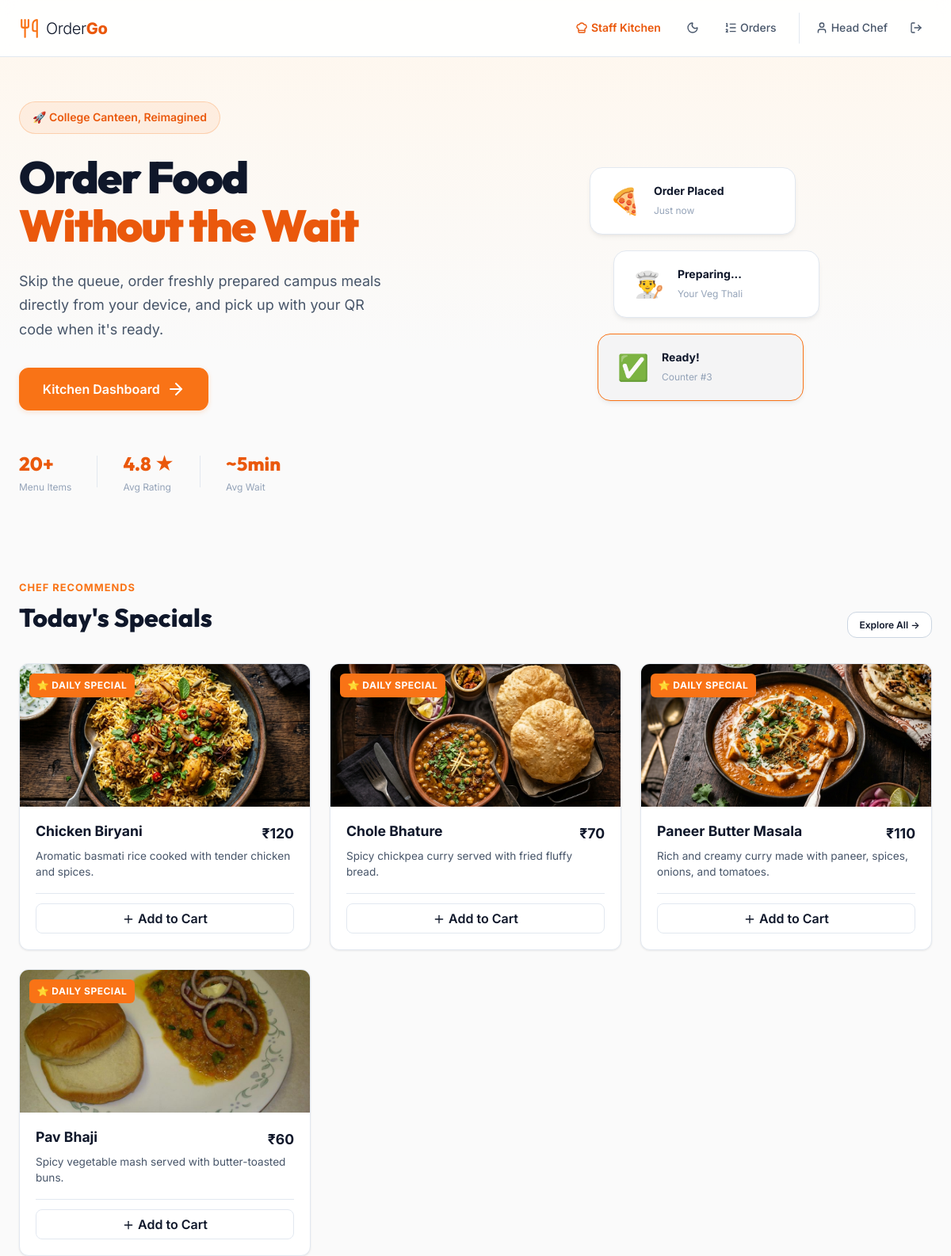
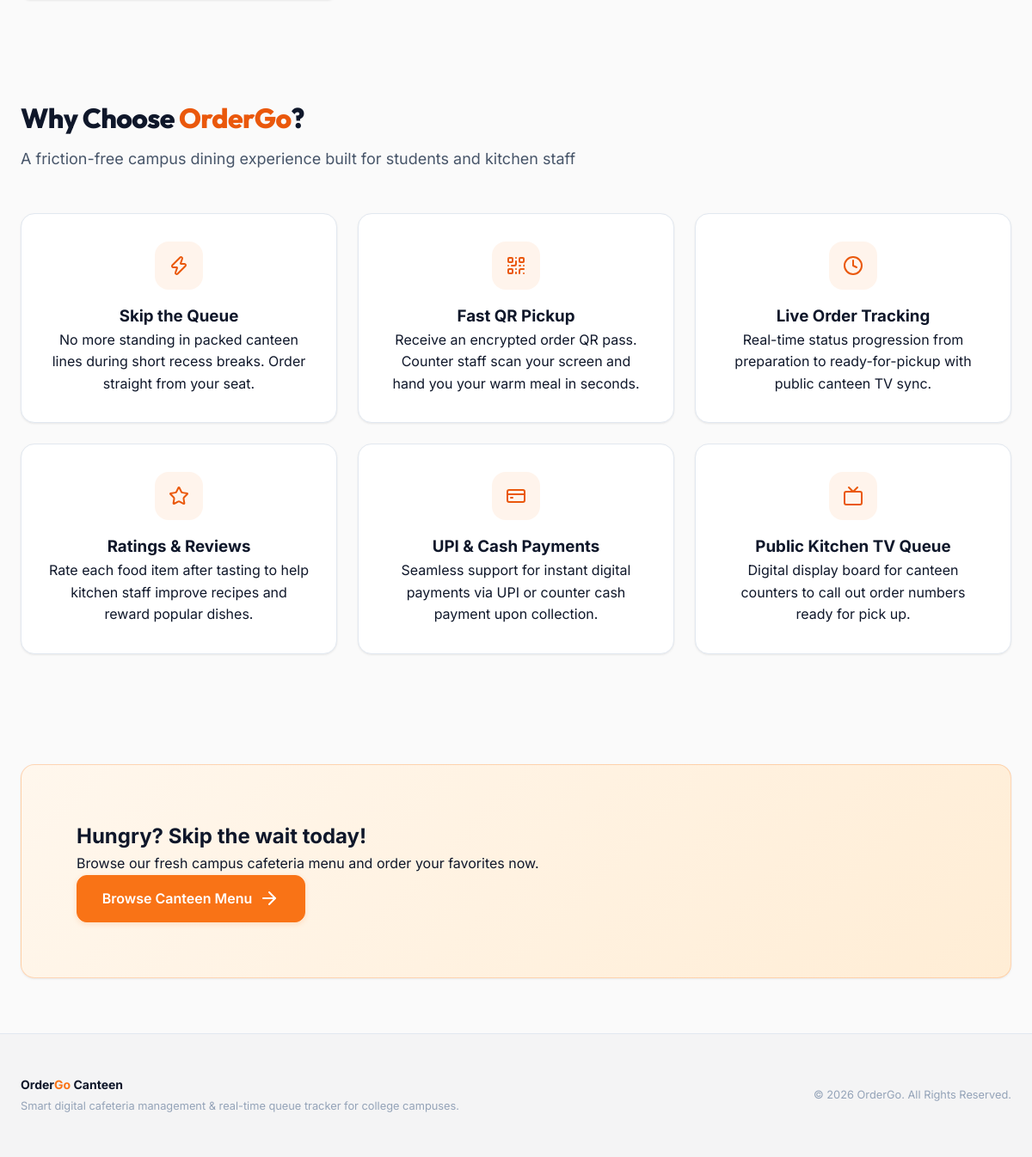
The page / (signed in) on the database its author committed (2 pictures, top to bottom).
### tables this page shows
CREATE TABLE IF NOT EXISTS odg_menu_items (
  item_id INT AUTO_INCREMENT PRIMARY KEY,
  name VARCHAR(255) NOT NULL,
  description TEXT,
  category ENUM('breakfast', 'lunch', 'snacks', 'beverages', 'desserts') NOT NULL,
  price DECIMAL(10, 2) NOT NULL,
  stock INT DEFAULT 50,
  image_url VARCHAR(255),
  is_available BOOLEAN DEFAULT 1,
  is_daily_special BOOLEAN DEFAULT 0,
  created_at DATETIME DEFAULT CURRENT_TIMESTAMP
);

### includes/auth.php (called while the page is built, shortened)
<?php
function is_logged_in(): bool {
    return isset($_SESSION['user']) && !empty($_SESSION['user']['user_id']);
}
function user_role(): ?string {
    return $_SESSION['user']['role'] ?? null;
}

### includes/helpers.php (called while the page is built, shortened)
<?php
function format_price($price): string {
    $val = floatval($price);
    return '₹' . number_format($val, (floor($val) == $val ? 0 : 2));
}
function get_image_url(?string $path): string {
    if (str_starts_with($path, 'assets/') || str_starts_with($path, 'uploads/')) {
        return ROOT_PATH . '/' . $path;
    }
    return ROOT_PATH . '/' . $path;
}

### index.php (the view, shortened to what this page needs)
<?php
require_once __DIR__ . '/includes/helpers.php';
require_once __DIR__ . '/includes/auth.php';
$db = get_db();
$stmt = $db->query("SELECT * FROM odg_menu_items WHERE is_daily_special = 1 AND is_available = 1 LIMIT 4");
$specials = $stmt->fetchAll();
require __DIR__ . '/includes/header.php';
?>
<div class="home-page">
  <section class="hero">
    <div class="container hero-content">
      <div class="hero-text">
        <span class="hero-badge">🚀 College Canteen, Reimagined</span>
        <h1 class="hero-title">
          Order Food <br />
          <span class="hero-gradient">Without the Wait</span>
        </h1>
        <p class="hero-subtitle">
          Skip the queue, order freshly prepared campus meals directly from your device, and pick up with your QR code when it's ready.
        </p>
        <div class="hero-actions">
          <?php if (!is_logged_in()): ?>
            <a href="<?= ROOT_PATH ?>/register.php" class="btn btn-primary btn-lg">
              Get Started <i data-lucide="arrow-right"></i>
            </a>
            <a href="<?= ROOT_PATH ?>/menu.php" class="btn btn-secondary btn-lg">View Menu</a>
          <?php elseif (user_role() === 'admin'): ?>
            <a href="<?= ROOT_PATH ?>/admin/index.php" class="btn btn-primary btn-lg">
              Admin Portal <i data-lucide="arrow-right"></i>
            </a>
          <?php elseif (user_role() === 'staff'): ?>
            <a href="<?= ROOT_PATH ?>/staff/index.php" class="btn btn-primary btn-lg">
              Kitchen Dashboard <i data-lucide="arrow-right"></i>
            </a>
          <?php endif; ?>
        </div>
        <div class="hero-stats">
          <div class="hero-stat">
            <strong>20+</strong>
            <span>Menu Items</span>
          </div>
          <div class="hero-stat">
            <strong>4.8 ★</strong>
            <span>Avg Rating</span>
          </div>
          <div class="hero-stat">
            <strong>~5min</strong>
            <span>Avg Wait</span>
          </div>
        </div>
      </div>
      <div class="hero-visual">
        <div class="hero-card-stack">
          <div class="hero-float-card card-1">
            <span>🍕</span>
            <div><strong>Order Placed</strong><small>Just now</small></div>
          </div>
          <div class="hero-float-card card-2">
            <span>👨‍🍳</span>
            <div><strong>Preparing...</strong><small>Your Veg Thali</small></div>
          </div>
          <div class="hero-float-card card-3">
            <span>✅</span>
            <div><strong>Ready!</strong><small>Counter #3</small></div>
          </div>
        </div>
      </div>
    </div>
  </section>
  <?php if (!empty($specials)): ?>
    <section class="container" style="padding: 3rem 1.5rem;">
      <div style="display: flex; justify-content: space-between; align-items: flex-end; margin-bottom: 2rem;">
        <div>
          <span style="color: var(--accent-primary); font-weight: 700; text-transform: uppercase; font-size: 0.8rem; letter-spacing: 1px;">Chef Recommends</span>
          <h2 style="font-family: var(--font-display); font-size: 2rem; font-weight: 800; color: var(--text-primary);">Today's Specials</h2>
        </div>
        <a href="<?= ROOT_PATH ?>/menu.php" class="btn btn-secondary btn-sm">Explore All &rarr;</a>
      </div>
      <div class="menu-grid">
        <?php foreach ($specials as $item): ?>
          <div class="glass-card menu-card" data-cart-item-id="<?= $item['item_id'] ?>">
            <span class="badge badge-special menu-card-badge">⭐ Daily Special</span>
            <div class="menu-card-image" onclick="window.location.href='menu.php?item=<?= $item['item_id'] ?>'">
              <img src="<?= get_image_url($item['image_url']) ?>" alt="<?= htmlspecialchars($item['name']) ?>" class="menu-card-img" loading="lazy">
            </div>
            <div class="menu-card-content">
              <div class="menu-card-header">
                <h3 class="menu-card-name" onclick="window.location.href='menu.php?item=<?= $item['item_id'] ?>'"><?= htmlspecialchars($item['name']) ?></h3>
                <span class="menu-card-price"><?= format_price($item['price']) ?></span>
              </div>
              <p class="menu-card-desc"><?= htmlspecialchars($item['description']) ?></p>
              <div class="menu-card-actions">
                <?php if (is_logged_in()): ?>
                  <button class="btn-add-cart"
                          onclick="Cart.addItem({item_id: <?= $item['item_id'] ?>, name: '<?= addslashes($item['name']) ?>', price: <?= $item['price'] ?>, image_url: '<?= addslashes(get_image_url($item['image_url'])) ?>'})">
                    <span class="hide-on-mobile"><i data-lucide="plus" style="width:16px;height:16px;vertical-align:middle;"></i> Add to Cart</span>
                  </button>
                <?php endif; ?>
              </div>
            </div>
          </div>
        <?php endforeach; ?>
      </div>
    </section>
  <?php endif; ?>
  <section class="features-section">
    <div class="container">
      <div class="text-center" style="margin-bottom: 3rem;">
        <h2 class="page-title">Why Choose <span class="hero-gradient">OrderGo</span>?</h2>
        <p class="page-subtitle">A friction-free campus dining experience built for students and kitchen staff</p>
      </div>
      <div class="features-grid">
        <div class="glass-card feature-card">
          <div class="feature-icon"><i data-lucide="zap"></i></div>
          <h3>Skip the Queue</h3>
          <p>No more standing in packed canteen lines during short recess breaks. Order straight from your seat.</p>
        </div>
        <div class="glass-card feature-card">
          <div class="feature-icon"><i data-lucide="qr-code"></i></div>
          <h3>Fast QR Pickup</h3>
          <p>Receive an encrypted order QR pass. Counter staff scan your screen and hand you your warm meal in seconds.</p>
        </div>
        <div class="glass-card feature-card">
          <div class="feature-icon"><i data-lucide="clock"></i></div>
          <h3>Live Order Tracking</h3>
          <p>Real-time status progression from preparation to ready-for-pickup with public canteen TV sync.</p>
        </div>
        <div class="glass-card feature-card">
          <div class="feature-icon"><i data-lucide="star"></i></div>
          <h3>Ratings & Reviews</h3>
          <p>Rate each food item after tasting to help kitchen staff improve recipes and reward popular dishes.</p>
        </div>
        <div class="glass-card feature-card">
          <div class="feature-icon"><i data-lucide="credit-card"></i></div>
          <h3>UPI & Cash Payments</h3>
          <p>Seamless support for instant digital payments via UPI or counter cash payment upon collection.</p>
        </div>
        <div class="glass-card feature-card">
          <div class="feature-icon"><i data-lucide="tv"></i></div>
          <h3>Public Kitchen TV Queue</h3>
          <p>Digital display board for canteen counters to call out order numbers ready for pick up.</p>
        </div>
      </div>
    </div>
  </section>
  <section class="cta-section">
    <div class="container text-center">
      <div class="glass-card cta-card">
        <h2>Hungry? Skip the wait today!</h2>
        <p>Browse our fresh campus cafeteria menu and order your favorites now.</p>
        <a href="<?= ROOT_PATH ?>/menu.php" class="btn btn-primary btn-lg">
          Browse Canteen Menu <i data-lucide="arrow-right"></i>
        </a>
      </div>
    </div>
  </section>
</div>
<?php require __DIR__ . '/includes/footer.php'; ?>

### assets/css/main.css (style rules this page uses)
:root { --bg-primary: #FAFAFA; --bg-secondary: #F4F4F5; --bg-tertiary: #E4E4E7; --bg-card: #FFFFFF; --bg-glass: rgba(255, 255, 255, 0.9); --bg-glass-hover: rgba(255, 255, 255, 1); --bg-glass-active: rgba(244, 244, 245, 1); --accent-primary: #F97316; --accent-primary-hover: #EA580C; --accent-primary-active: #C2410C; --accent-secondary: #FB923C; --accent-gradient: linear-gradient(135deg, #F97316 0%, #EA580C 100%); --accent-gradient-hover: linear-gradient(135deg, #FB923C 0%, #F97316 100%); --accent-glow: rgba(249, 115, 22, 0.18); --accent-tint: #FFF7ED; --accent-subtle: #FFEDD5; --status-pending: #F59E0B; --status-preparing: #3B82F6; --status-ready: #EA580C; --status-completed: #10B981; --status-cancelled: #EF4444; --text-primary: #0F172A; --text-secondary: #475569; --text-muted: #94A3B8; --text-accent: #EA580C; --border-subtle: #E2E8F0; --border-medium: #CBD5E1; --border-accent: rgba(249, 115, 22, 0.25); --shadow-sm: 0 1px 2px rgba(0, 0, 0, 0.04); --shadow-md: 0 4px 6px -1px rgba(0, 0, 0, 0.06), 0 2px 4px -2px rgba(0, 0, 0, 0.04); --shadow-lg: 0 10px 15px -3px rgba(0, 0, 0, 0.07), 0 4px 6px -4px rgba(0, 0, 0, 0.03); --shadow-glow: 0 0 18px rgba(249, 115, 22, 0.18); --shadow-card: 0 1px 3px rgba(0, 0, 0, 0.05), 0 1px 2px rgba(0, 0, 0, 0.03); --space-xs: 0.25rem; --space-sm: 0.5rem; --space-md: 1rem; --space-lg: 1.5rem; --space-xl: 2rem; --space-2xl: 3rem; --space-3xl: 4rem; --font-family: 'Inter', -apple-system, BlinkMacSystemFont, 'Segoe UI', sans-serif; --font-display: 'Outfit', 'Inter', -apple-system, sans-serif; --font-size-xs: 0.75rem; --font-size-sm: 0.875rem; --font-size-md: 1rem; --font-size-lg: 1.125rem; --font-size-xl: 1.25rem; --font-size-2xl: 1.5rem; --font-size-3xl: 2rem; --font-size-4xl: 2.5rem; --font-size-5xl: 3.5rem; --radius-sm: 0.375rem; --radius-md: 0.75rem; --radius-lg: 1rem; --radius-xl: 1.5rem; --radius-full: 9999px; --transition-fast: 150ms ease; --transition-base: 200ms ease; --transition-slow: 300ms ease; --max-width: 1200px; --navbar-height: 72px; }
*, *::before, *::after { margin: 0; padding: 0; box-sizing: border-box; }
html { font-size: 16px; scroll-behavior: smooth; }
body { font-family: var(--font-family); background: var(--bg-primary); color: var(--text-primary); line-height: 1.6; min-height: 100vh; display: flex; flex-direction: column; }
a { color: var(--accent-primary-hover); text-decoration: none; transition: color var(--transition-fast); }
img { max-width: 100%; display: block; }
input, select, textarea, button { font-family: inherit; font-size: inherit; color: inherit; }
.container { width: 100%; max-width: var(--max-width); margin: 0 auto; padding: 0 var(--space-lg); }
.page-title { font-family: var(--font-display); font-size: var(--font-size-3xl); font-weight: 800; color: var(--text-primary); margin-bottom: var(--space-sm); letter-spacing: -0.02em; }
.page-subtitle { color: var(--text-secondary); font-size: var(--font-size-lg); }
.glass-card { background: var(--bg-card); border: 1px solid var(--border-subtle); border-radius: var(--radius-lg); box-shadow: var(--shadow-card); transition: border-color var(--transition-fast), box-shadow var(--transition-fast); }
.btn { display: inline-flex; align-items: center; justify-content: center; gap: var(--space-sm); padding: 0.75rem 1.5rem; border: 1.5px solid transparent; border-radius: var(--radius-md); font-weight: 600; font-size: var(--font-size-sm); cursor: pointer; transition: all var(--transition-fast); text-decoration: none; white-space: nowrap; line-height: 1.25; }
.btn-primary { background: var(--accent-primary); color: #FFFFFF !important; border-color: var(--accent-primary); box-shadow: 0 2px 6px var(--accent-glow); }
.btn-secondary { background: var(--bg-card); color: var(--text-primary) !important; border-color: var(--border-medium); }
.btn-sm { padding: 0.5rem 0.9rem; font-size: var(--font-size-xs); }
.btn-lg { padding: 0.9rem 1.8rem; font-size: var(--font-size-md); }
.badge { display: inline-flex; align-items: center; gap: 0.35rem; padding: 0.3rem 0.75rem; border-radius: var(--radius-full); font-size: var(--font-size-xs); font-weight: 700; text-transform: uppercase; letter-spacing: 0.04em; }

### rows shown on the page
odg_menu_items: image_url (picture), name "Chicken Biryani", price "₹120", description "Aromatic basmati rice cooked with tender chicken and spices."
odg_menu_items: image_url (picture), name "Chole Bhature", price "₹70", description "Spicy chickpea curry served with fried fluffy bread."
odg_menu_items: image_url (picture), name "Paneer Butter Masala", price "₹110", description "Rich and creamy curry made with paneer, spices, onions, and tomatoes."
odg_menu_items: image_url (picture), name "Pav Bhaji", price "₹60", description "Spicy vegetable mash served with butter-toasted buns."

### other values the page prints
$user['name'] ?: $user['email'] "Head Chef"
